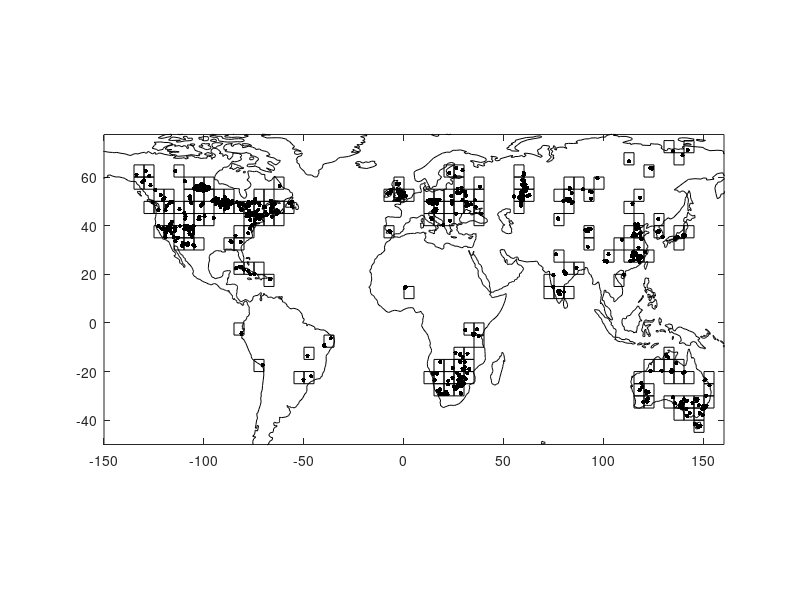

The MATLAB script that drew this image:
close
clear
%cd ../../Desktop/nhbh/
load inputs/colocbh_no.txt
load inputs/BH_locats.txt
load inputs/bhlocats.txt
%colocbh_no2=load('profiles_set2/colocbh_no.txt')
nparts=173;
bh_long = (colocbh_no(:,1)-0.5)*5;
bh_lat = 90 -  (colocbh_no(:,2)-0.5)*5;
%bh_long2 = (colocbh_no2(:,1)-0.5)*5;
%bh_lat2 = 90 -  (colocbh_no2(:,2)-0.5)*5;

nparts=nparts;

for ic=1:nparts
 if(bh_long(ic)>180)
     bh_long(ic)=bh_long(ic) -360;
 end
end


% The number of MCMC iterations to sample from:
    itmax=50000;

hold on
for ic=1:nparts
    pos = [bh_long(ic)-2.5 bh_lat(ic)-2.5 5 5];
    rectangle('position',pos)
end

load inputs/world.dat
plot(world(:,1),world(:,2),'color','black')

%plot(bh_long,bh_lat,'linestyle','none','marker','s','markersize',15,'color','blue')
plot(BH_locats(:,1),BH_locats(:,2),'linestyle','none','marker','.','markersize',10,'color','black','linewidth',1)
%hold on
%plot(BH_locats2(:,1),BH_locats2(:,2),'linestyle','none','marker','o','markersize',3,'color','black','linewidth',1)


xlim([-150 160])
ylim([-50 77.5])
box on
pbaspect([2 1 1])

print -painters -depsc2 -r2500 bh_locats_all.eps

%  Now load in the 96 new profiles:

%load profiles_set2/BH_locats.txt
%load profiles_set2/colocbh_no.txt
